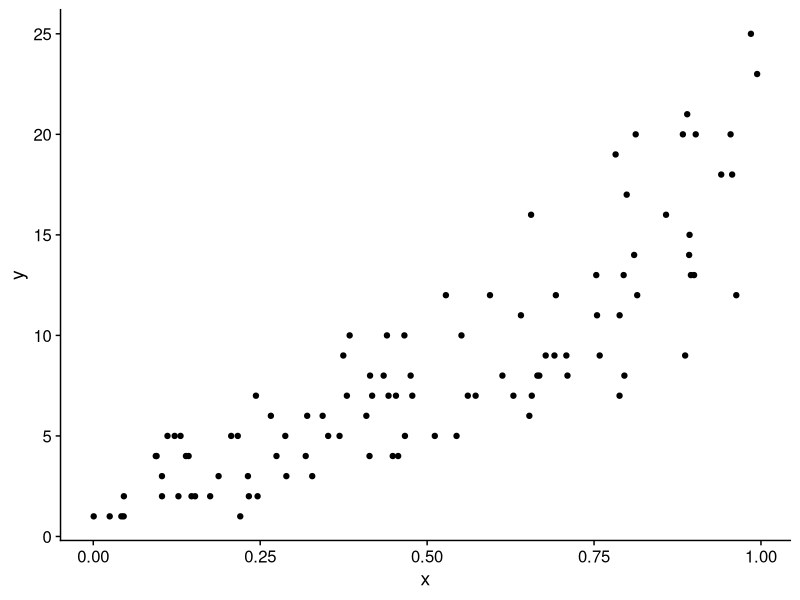
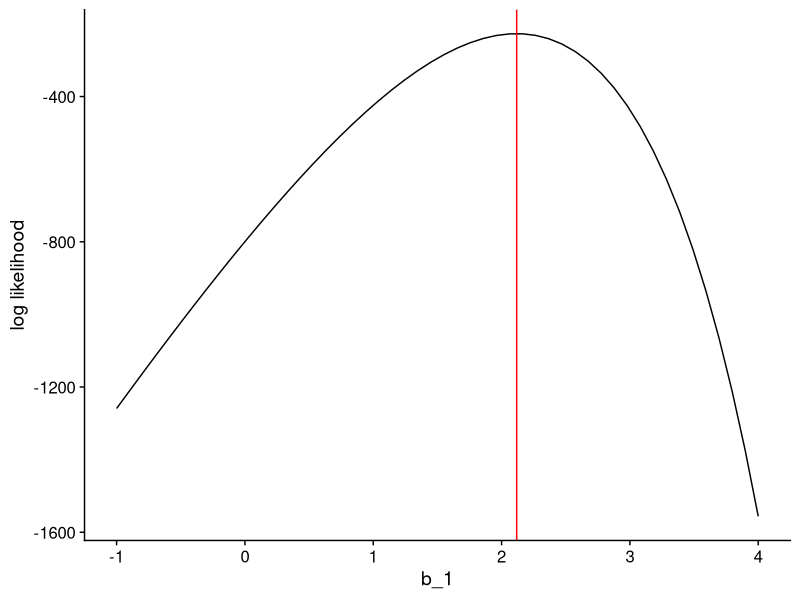
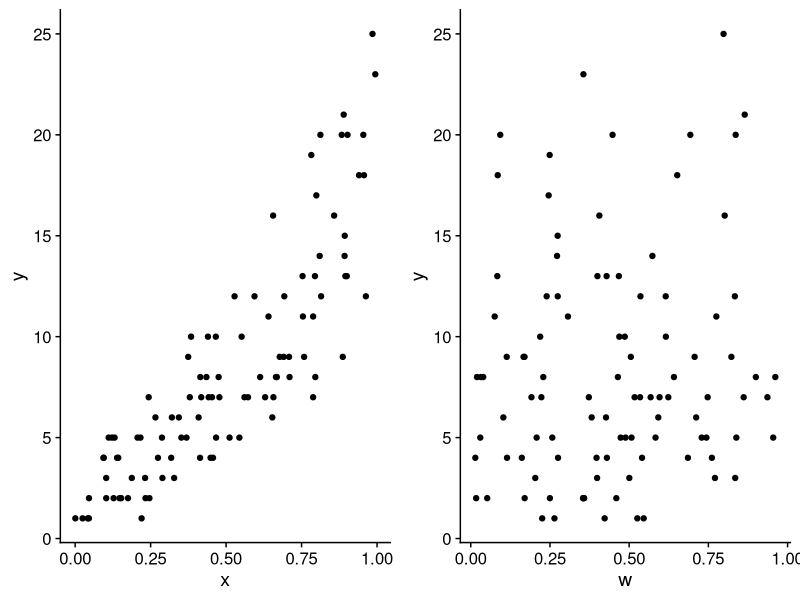

Reproduce these figures in R, in order.
## ---- chunk 1
knitr::opts_chunk$set(echo = TRUE, 
                      warning = FALSE, 
                      message = FALSE)
## ---- chunk 2
#| echo: false

set.seed(123)
## ---- chunk 3
# uniformly distributed explanatory variable
x <- runif(100)

# calculate the mean of `y` as a function of `x`
# (don't worry about interpreting the right hand side right now)
lambda <- exp(1 + 2 * x)

# finally calculate `y`
y <- rpois(length(x), lambda)

# combine `x` and `y`
dat <-  data.frame(x = x, y = y)
## ---- chunk 4
#| echo: false

knitr::kable(head(dat))
## ---- chunk 5
library(ggplot2)
library(cowplot)

ggplot(dat, aes(x = x, y = y)) + 
    geom_point() +
    theme_cowplot()
## ---- chunk 6
mod <- glm(y ~ x, family = poisson)
## ---- chunk 7
mod
## ---- chunk 8
mod
## ---- chunk 9
b0_est <- mod$coefficients[1]
b1_est <- mod$coefficients[2]

b0_est
b1_est
## ---- chunk 10
i <- 6 # let's look at the 6th data point
y_i <- dat$y[i]

# calculate lambda for data point i
lambda_i <- exp(b0_est + b1_est * dat$x[i])

dpois(y_i, lambda = lambda_i)
## ---- chunk 11
allProbs <- dpois(y, exp(b0_est + b1_est * x))
prod(allProbs)
## ---- chunk 12
#| echo: false
p <- prod(allProbs)
## ---- chunk 13
allLogProbs <- dpois(y, exp(b0_est + b1_est * x), log = TRUE)
sum(allLogProbs)
## ---- chunk 14
#| echo: false

l <- sum(allLogProbs)
## ---- chunk 15
l_neg1 <- dpois(y, exp(b0_est - 1 * x), log = TRUE)
sum(l_neg1)
## ---- chunk 16
l_pos4 <- dpois(y, exp(b0_est + 4 * x), log = TRUE)
sum(l_pos4)
## ---- chunk 17
#| echo: false

bb <- seq(-1, 4, length.out = 50)
ll <- sapply(bb, function(b) {
    dpois(y, exp(b0_est + b * x), log = TRUE) |>
        sum()
})

ll <- data.frame(bb = bb, ll = ll)

ggplot(ll, aes(x = bb, y = ll)) +
    geom_line() +
    theme_cowplot() +
    xlab("b_1") +
    ylab("log likelihood") + 
    geom_vline(xintercept = b1_est, color = "red")

## ---- chunk 18
#| echo: false

set.seed(10)
## ---- chunk 19
# simulate w as random numbers that in fact have nothing to do with y
w <- runif(length(x))

# add w to our data.frame
dat$w <- w

# visualize y versus x and y versus w
px <- ggplot(dat, aes(x = x, y = y)) + 
    geom_point() +
    theme_cowplot()

pw <- ggplot(dat, aes(x = w, y = y)) + 
    geom_point() +
    theme_cowplot()

plot_grid(px, pw, nrow = 1)
## ---- chunk 20
mod_with_w <- glm(y ~ x + w, family = poisson)


logLik(mod_with_w)
logLik(mod)
## ---- chunk 21
AIC(mod_with_w)
AIC(mod)
## ---- chunk 22
# first we need to make the reduced model
# the formula `y ~ 1` is how we tell R to just estimate the intercept, no slopes
mod_0 <- glm(y ~ 1, data = dat, family = poisson)

# now we can calculate lrt = -2 * (l_0 - l)
lrt <- -2 * (logLik(mod_0) - logLik(mod))

# finally let's calculate the p-value by seeing where this test statistic 
# falls with repsect to the upper tail of the chi^2 distribution
pchisq(lrt, df = 1, lower.tail = FALSE)
## ---- chunk 23
#| echo: false

pval <- pchisq(lrt, df = 1, lower.tail = FALSE)
